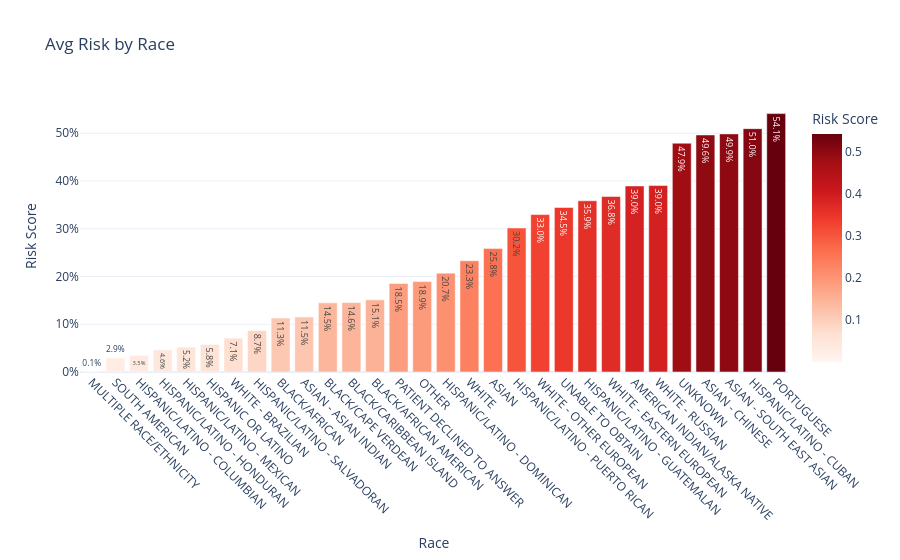

This figure's notebook cell:
### Markdown cell above
### Race Analyse

### Code cell
df_race_mean = df_analyze.groupby('race')['risk_score'].mean().reset_index()
df_race_mean = df_race_mean.sort_values('risk_score', ascending=True)

fig6 = px.bar(
    df_race_mean, 
    x='race', 
    y='risk_score',
    text_auto='.1%',
    title='Avg Risk by Race',
    labels={'risk_score': 'Risk Score', 'race': 'Race'},
    color='risk_score',
    color_continuous_scale='Reds',
    template="plotly_white"
)
fig6.update_layout(yaxis_tickformat='.0%', xaxis_tickangle=45)
show_and_save(fig6, "risk_by_race")

### Figure 1 — Plotly figure (JSON) as saved in the notebook; plotly's stock layout.template omitted (floating-point values rounded to 4 significant figures)
{"data": [{"hovertemplate": "Race=%{x}<br>Risk Score=%{marker.color}<extra></extra>", "legendgroup": "", "marker": {"color": [0.0008916, 0.02944, 0.0347, 0.0463, 0.05222, 0.05775, 0.07083, 0.08666, 0.113, 0.1151, 0.1448, 0.1455, 0.1511, 0.1854, 0.1893, 0.207, 0.2329, 0.2584, 0.3017, 0.3297, 0.3446, 0.3586, 0.3676, 0.3896, 0.3904, 0.4791, 0.4964, 0.4987, 0.5096, 0.5411], "coloraxis": "coloraxis", "pattern": {"shape": ""}}, "name": "", "orientation": "v", "showlegend": false, "textposition": "auto", "texttemplate": "%{y:.1%}", "type": "bar", "x": ["MULTIPLE RACE/ETHNICITY", "SOUTH AMERICAN", "HISPANIC/LATINO - COLUMBIAN", "HISPANIC/LATINO - HONDURAN", "HISPANIC/LATINO - MEXICAN", "HISPANIC OR LATINO", "WHITE - BRAZILIAN", "HISPANIC/LATINO - SALVADORAN", "BLACK/AFRICAN", "ASIAN - ASIAN INDIAN", "BLACK/CAPE VERDEAN", "BLACK/CARIBBEAN ISLAND", "BLACK/AFRICAN AMERICAN", "PATIENT DECLINED TO ANSWER", "OTHER", "HISPANIC/LATINO - DOMINICAN", "WHITE", "ASIAN", "HISPANIC/LATINO - PUERTO RICAN", "WHITE - OTHER EUROPEAN", "UNABLE TO OBTAIN", "HISPANIC/LATINO - GUATEMALAN", "WHITE - EASTERN EUROPEAN", "AMERICAN INDIAN/ALASKA NATIVE", "WHITE - RUSSIAN", "UNKNOWN", "ASIAN - CHINESE", "ASIAN - SOUTH EAST ASIAN", "HISPANIC/LATINO - CUBAN", "PORTUGUESE"], "xaxis": "x", "y": [0.0008916, 0.02944, 0.0347, 0.0463, 0.05222, 0.05775, 0.07083, 0.08666, 0.113, 0.1151, 0.1448, 0.1455, 0.1511, 0.1854, 0.1893, 0.207, 0.2329, 0.2584, 0.3017, 0.3297, 0.3446, 0.3586, 0.3676, 0.3896, 0.3904, 0.4791, 0.4964, 0.4987, 0.5096, 0.5411], "yaxis": "y"}], "layout": {"barmode": "relative", "coloraxis": {"colorbar": {"title": {"text": "Risk Score"}}, "colorscale": [[0, "rgb(255,245,240)"], [0.125, "rgb(254,224,210)"], [0.25, "rgb(252,187,161)"], [0.375, "rgb(252,146,114)"], [0.5, "rgb(251,106,74)"], [0.625, "rgb(239,59,44)"], [0.75, "rgb(203,24,29)"], [0.875, "rgb(165,15,21)"], [1, "rgb(103,0,13)"]]}, "legend": {"tracegroupgap": 0}, "title": {"text": "Avg Risk by Race"}, "xaxis": {"anchor": "y", "domain": [0, 1], "tickangle": 45, "title": {"text": "Race"}}, "yaxis": {"anchor": "x", "domain": [0, 1], "tickformat": ".0%", "title": {"text": "Risk Score"}}}}
